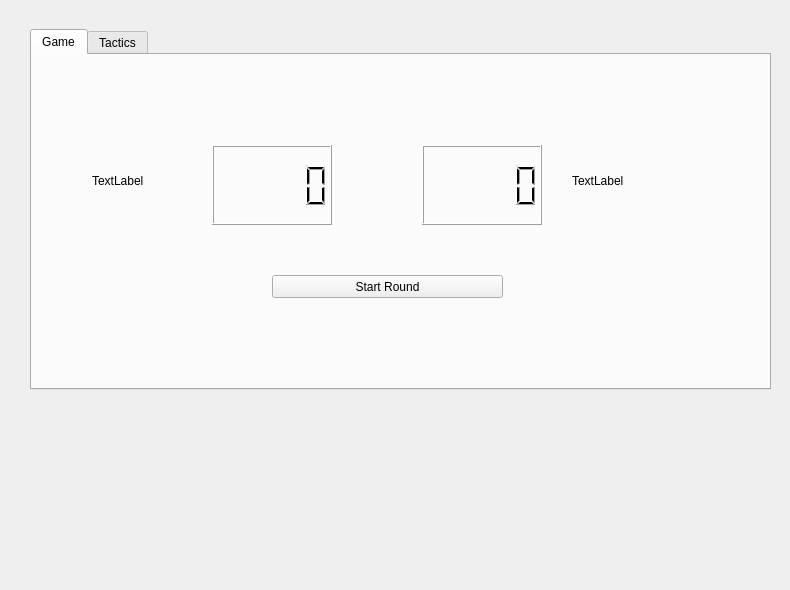
<?xml version="1.0" encoding="UTF-8"?>
<ui version="4.0">
 <class>TacticScreen</class>
 <widget class="QWidget" name="TacticScreen">
  <property name="geometry">
   <rect>
    <x>0</x>
    <y>0</y>
    <width>790</width>
    <height>590</height>
   </rect>
  </property>
  <property name="windowTitle">
   <string>Form</string>
  </property>
  <widget class="QStackedWidget" name="stackedWidget">
   <property name="geometry">
    <rect>
     <x>10</x>
     <y>9</y>
     <width>771</width>
     <height>571</height>
    </rect>
   </property>
   <property name="currentIndex">
    <number>1</number>
   </property>
   <widget class="MatchScreen" name="matchWidget"/>
   <widget class="QWidget" name="tactic">
    <widget class="QTabWidget" name="tabWidget">
     <property name="geometry">
      <rect>
       <x>20</x>
       <y>20</y>
       <width>741</width>
       <height>361</height>
      </rect>
     </property>
     <property name="currentIndex">
      <number>0</number>
     </property>
     <widget class="QWidget" name="game">
      <attribute name="title">
       <string>Game</string>
      </attribute>
      <widget class="QPushButton" name="startButton">
       <property name="geometry">
        <rect>
         <x>240</x>
         <y>220</y>
         <width>231</width>
         <height>23</height>
        </rect>
       </property>
       <property name="text">
        <string>Start Round</string>
       </property>
      </widget>
      <widget class="QLCDNumber" name="teamOneScore">
       <property name="geometry">
        <rect>
         <x>180</x>
         <y>90</y>
         <width>120</width>
         <height>80</height>
        </rect>
       </property>
       <property name="intValue" stdset="0">
        <number>0</number>
       </property>
      </widget>
      <widget class="QLabel" name="teamTwoName">
       <property name="geometry">
        <rect>
         <x>540</x>
         <y>110</y>
         <width>141</width>
         <height>31</height>
        </rect>
       </property>
       <property name="text">
        <string>TextLabel</string>
       </property>
      </widget>
      <widget class="QLabel" name="teamOneName">
       <property name="geometry">
        <rect>
         <x>60</x>
         <y>110</y>
         <width>111</width>
         <height>31</height>
        </rect>
       </property>
       <property name="text">
        <string>TextLabel</string>
       </property>
      </widget>
      <widget class="QLCDNumber" name="teamTwoScore">
       <property name="geometry">
        <rect>
         <x>390</x>
         <y>90</y>
         <width>120</width>
         <height>80</height>
        </rect>
       </property>
      </widget>
     </widget>
     <widget class="QWidget" name="tacticScreen">
      <attribute name="title">
       <string>Tactics</string>
      </attribute>
      <widget class="QLabel" name="oneName">
       <property name="geometry">
        <rect>
         <x>10</x>
         <y>40</y>
         <width>71</width>
         <height>16</height>
        </rect>
       </property>
       <property name="text">
        <string>TextLabel</string>
       </property>
      </widget>
      <widget class="QLabel" name="twoName">
       <property name="geometry">
        <rect>
         <x>10</x>
         <y>80</y>
         <width>46</width>
         <height>13</height>
        </rect>
       </property>
       <property name="text">
        <string>TextLabel</string>
       </property>
      </widget>
      <widget class="QLabel" name="threeName">
       <property name="geometry">
        <rect>
         <x>10</x>
         <y>120</y>
         <width>46</width>
         <height>13</height>
        </rect>
       </property>
       <property name="text">
        <string>TextLabel</string>
       </property>
      </widget>
      <widget class="QLabel" name="fourName">
       <property name="geometry">
        <rect>
         <x>10</x>
         <y>160</y>
         <width>46</width>
         <height>13</height>
        </rect>
       </property>
       <property name="text">
        <string>TextLabel</string>
       </property>
      </widget>
      <widget class="QLabel" name="fiveName">
       <property name="geometry">
        <rect>
         <x>10</x>
         <y>200</y>
         <width>46</width>
         <height>13</height>
        </rect>
       </property>
       <property name="text">
        <string>TextLabel</string>
       </property>
      </widget>
      <widget class="QComboBox" name="roleOne">
       <property name="geometry">
        <rect>
         <x>90</x>
         <y>40</y>
         <width>101</width>
         <height>22</height>
        </rect>
       </property>
       <property name="currentIndex">
        <number>-1</number>
       </property>
       <property name="maxVisibleItems">
        <number>3</number>
       </property>
      </widget>
      <widget class="QComboBox" name="roleTwo">
       <property name="geometry">
        <rect>
         <x>90</x>
         <y>70</y>
         <width>101</width>
         <height>22</height>
        </rect>
       </property>
       <property name="maxVisibleItems">
        <number>3</number>
       </property>
      </widget>
      <widget class="QComboBox" name="roleThree">
       <property name="geometry">
        <rect>
         <x>90</x>
         <y>110</y>
         <width>101</width>
         <height>22</height>
        </rect>
       </property>
       <property name="maxVisibleItems">
        <number>3</number>
       </property>
      </widget>
      <widget class="QComboBox" name="roleFour">
       <property name="geometry">
        <rect>
         <x>90</x>
         <y>150</y>
         <width>101</width>
         <height>22</height>
        </rect>
       </property>
       <property name="maxVisibleItems">
        <number>3</number>
       </property>
      </widget>
      <widget class="QComboBox" name="roleFive">
       <property name="geometry">
        <rect>
         <x>90</x>
         <y>190</y>
         <width>101</width>
         <height>22</height>
        </rect>
       </property>
       <property name="maxVisibleItems">
        <number>3</number>
       </property>
      </widget>
      <widget class="Line" name="line">
       <property name="geometry">
        <rect>
         <x>500</x>
         <y>10</y>
         <width>16</width>
         <height>251</height>
        </rect>
       </property>
       <property name="orientation">
        <enum>Qt::Vertical</enum>
       </property>
      </widget>
      <widget class="QComboBox" name="player_box">
       <property name="geometry">
        <rect>
         <x>560</x>
         <y>30</y>
         <width>151</width>
         <height>22</height>
        </rect>
       </property>
      </widget>
      <widget class="QComboBox" name="sub_box">
       <property name="geometry">
        <rect>
         <x>560</x>
         <y>70</y>
         <width>151</width>
         <height>22</height>
        </rect>
       </property>
      </widget>
      <widget class="QPushButton" name="sub_button">
       <property name="geometry">
        <rect>
         <x>604</x>
         <y>110</y>
         <width>101</width>
         <height>23</height>
        </rect>
       </property>
       <property name="text">
        <string>SUB</string>
       </property>
      </widget>
      <widget class="QLabel" name="label">
       <property name="geometry">
        <rect>
         <x>520</x>
         <y>30</y>
         <width>31</width>
         <height>16</height>
        </rect>
       </property>
       <property name="text">
        <string>OFF:</string>
       </property>
      </widget>
      <widget class="QLabel" name="label_2">
       <property name="geometry">
        <rect>
         <x>530</x>
         <y>70</y>
         <width>21</width>
         <height>16</height>
        </rect>
       </property>
       <property name="text">
        <string>ON:</string>
       </property>
      </widget>
      <widget class="QLabel" name="one_att">
       <property name="geometry">
        <rect>
         <x>350</x>
         <y>50</y>
         <width>21</width>
         <height>16</height>
        </rect>
       </property>
       <property name="text">
        <string>TextLabel</string>
       </property>
      </widget>
      <widget class="QLabel" name="one_agil">
       <property name="geometry">
        <rect>
         <x>385</x>
         <y>50</y>
         <width>21</width>
         <height>16</height>
        </rect>
       </property>
       <property name="text">
        <string>TextLabel</string>
       </property>
      </widget>
      <widget class="QLabel" name="one_jump">
       <property name="geometry">
        <rect>
         <x>420</x>
         <y>50</y>
         <width>21</width>
         <height>16</height>
        </rect>
       </property>
       <property name="text">
        <string>TextLabel</string>
       </property>
      </widget>
      <widget class="QLabel" name="one_pass">
       <property name="geometry">
        <rect>
         <x>460</x>
         <y>50</y>
         <width>21</width>
         <height>16</height>
        </rect>
       </property>
       <property name="text">
        <string>TextLabel</string>
       </property>
      </widget>
      <widget class="QLabel" name="two_att">
       <property name="geometry">
        <rect>
         <x>350</x>
         <y>80</y>
         <width>21</width>
         <height>16</height>
        </rect>
       </property>
       <property name="text">
        <string>TextLabel</string>
       </property>
      </widget>
      <widget class="QLabel" name="two_agil">
       <property name="geometry">
        <rect>
         <x>385</x>
         <y>80</y>
         <width>21</width>
         <height>16</height>
        </rect>
       </property>
       <property name="text">
        <string>TextLabel</string>
       </property>
      </widget>
      <widget class="QLabel" name="two_pass">
       <property name="geometry">
        <rect>
         <x>460</x>
         <y>80</y>
         <width>21</width>
         <height>16</height>
        </rect>
       </property>
       <property name="text">
        <string>TextLabel</string>
       </property>
      </widget>
      <widget class="QLabel" name="two_jump">
       <property name="geometry">
        <rect>
         <x>420</x>
         <y>80</y>
         <width>21</width>
         <height>16</height>
        </rect>
       </property>
       <property name="text">
        <string>TextLabel</string>
       </property>
      </widget>
      <widget class="QLabel" name="three_att">
       <property name="geometry">
        <rect>
         <x>350</x>
         <y>120</y>
         <width>21</width>
         <height>16</height>
        </rect>
       </property>
       <property name="text">
        <string>TextLabel</string>
       </property>
      </widget>
      <widget class="QLabel" name="three_agil">
       <property name="geometry">
        <rect>
         <x>385</x>
         <y>120</y>
         <width>21</width>
         <height>16</height>
        </rect>
       </property>
       <property name="text">
        <string>TextLabel</string>
       </property>
      </widget>
      <widget class="QLabel" name="three_pass">
       <property name="geometry">
        <rect>
         <x>460</x>
         <y>120</y>
         <width>21</width>
         <height>16</height>
        </rect>
       </property>
       <property name="text">
        <string>TextLabel</string>
       </property>
      </widget>
      <widget class="QLabel" name="three_jump">
       <property name="geometry">
        <rect>
         <x>420</x>
         <y>120</y>
         <width>21</width>
         <height>16</height>
        </rect>
       </property>
       <property name="text">
        <string>TextLabel</string>
       </property>
      </widget>
      <widget class="QLabel" name="four_att">
       <property name="geometry">
        <rect>
         <x>350</x>
         <y>160</y>
         <width>21</width>
         <height>16</height>
        </rect>
       </property>
       <property name="text">
        <string>TextLabel</string>
       </property>
      </widget>
      <widget class="QLabel" name="four_agil">
       <property name="geometry">
        <rect>
         <x>385</x>
         <y>160</y>
         <width>21</width>
         <height>16</height>
        </rect>
       </property>
       <property name="text">
        <string>TextLabel</string>
       </property>
      </widget>
      <widget class="QLabel" name="four_pass">
       <property name="geometry">
        <rect>
         <x>460</x>
         <y>160</y>
         <width>21</width>
         <height>16</height>
        </rect>
       </property>
       <property name="text">
        <string>TextLabel</string>
       </property>
      </widget>
      <widget class="QLabel" name="four_jump">
       <property name="geometry">
        <rect>
         <x>420</x>
         <y>160</y>
         <width>21</width>
         <height>16</height>
        </rect>
       </property>
       <property name="text">
        <string>TextLabel</string>
       </property>
      </widget>
      <widget class="QLabel" name="five_att">
       <property name="geometry">
        <rect>
         <x>350</x>
         <y>200</y>
         <width>21</width>
         <height>16</height>
        </rect>
       </property>
       <property name="text">
        <string>TextLabel</string>
       </property>
      </widget>
      <widget class="QLabel" name="five_agil">
       <property name="geometry">
        <rect>
         <x>385</x>
         <y>200</y>
         <width>21</width>
         <height>16</height>
        </rect>
       </property>
       <property name="text">
        <string>TextLabel</string>
       </property>
      </widget>
      <widget class="QLabel" name="five_pass">
       <property name="geometry">
        <rect>
         <x>460</x>
         <y>200</y>
         <width>21</width>
         <height>16</height>
        </rect>
       </property>
       <property name="text">
        <string>TextLabel</string>
       </property>
      </widget>
      <widget class="QLabel" name="five_jump">
       <property name="geometry">
        <rect>
         <x>420</x>
         <y>200</y>
         <width>21</width>
         <height>16</height>
        </rect>
       </property>
       <property name="text">
        <string>TextLabel</string>
       </property>
      </widget>
      <widget class="QLabel" name="headerOne">
       <property name="geometry">
        <rect>
         <x>340</x>
         <y>10</y>
         <width>31</width>
         <height>16</height>
        </rect>
       </property>
       <property name="text">
        <string>Attack</string>
       </property>
      </widget>
      <widget class="QLabel" name="headerTwo">
       <property name="geometry">
        <rect>
         <x>380</x>
         <y>10</y>
         <width>41</width>
         <height>16</height>
        </rect>
       </property>
       <property name="text">
        <string>Agility</string>
       </property>
      </widget>
      <widget class="QLabel" name="headerThree">
       <property name="geometry">
        <rect>
         <x>420</x>
         <y>10</y>
         <width>41</width>
         <height>16</height>
        </rect>
       </property>
       <property name="text">
        <string>Jump</string>
       </property>
      </widget>
      <widget class="QLabel" name="headerFour">
       <property name="geometry">
        <rect>
         <x>460</x>
         <y>10</y>
         <width>41</width>
         <height>16</height>
        </rect>
       </property>
       <property name="text">
        <string>Pass</string>
       </property>
      </widget>
      <widget class="QComboBox" name="menOne">
       <property name="geometry">
        <rect>
         <x>210</x>
         <y>40</y>
         <width>101</width>
         <height>22</height>
        </rect>
       </property>
      </widget>
      <widget class="QComboBox" name="menTwo">
       <property name="geometry">
        <rect>
         <x>210</x>
         <y>70</y>
         <width>101</width>
         <height>22</height>
        </rect>
       </property>
      </widget>
      <widget class="QComboBox" name="menFive">
       <property name="geometry">
        <rect>
         <x>210</x>
         <y>190</y>
         <width>101</width>
         <height>22</height>
        </rect>
       </property>
      </widget>
      <widget class="QComboBox" name="menThree">
       <property name="geometry">
        <rect>
         <x>210</x>
         <y>110</y>
         <width>101</width>
         <height>22</height>
        </rect>
       </property>
      </widget>
      <widget class="QComboBox" name="menFour">
       <property name="geometry">
        <rect>
         <x>210</x>
         <y>150</y>
         <width>101</width>
         <height>22</height>
        </rect>
       </property>
      </widget>
      <widget class="QLabel" name="label_5">
       <property name="geometry">
        <rect>
         <x>100</x>
         <y>10</y>
         <width>81</width>
         <height>21</height>
        </rect>
       </property>
       <property name="text">
        <string>Role</string>
       </property>
      </widget>
      <widget class="QLabel" name="label_6">
       <property name="geometry">
        <rect>
         <x>210</x>
         <y>10</y>
         <width>81</width>
         <height>16</height>
        </rect>
       </property>
       <property name="text">
        <string>Mentality</string>
       </property>
      </widget>
      <widget class="QComboBox" name="changeRatings">
       <property name="geometry">
        <rect>
         <x>350</x>
         <y>230</y>
         <width>141</width>
         <height>22</height>
        </rect>
       </property>
      </widget>
     </widget>
    </widget>
   </widget>
  </widget>
 </widget>
 <customwidgets>
  <customwidget>
   <class>MatchScreen</class>
   <extends>QWidget</extends>
   <header>matchscreen.h</header>
   <container>1</container>
  </customwidget>
 </customwidgets>
 <resources/>
 <connections/>
</ui>
